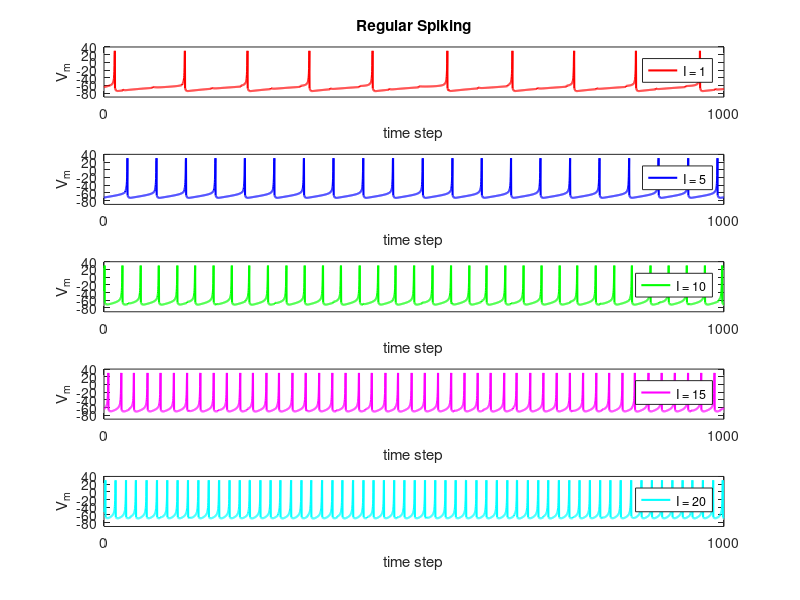
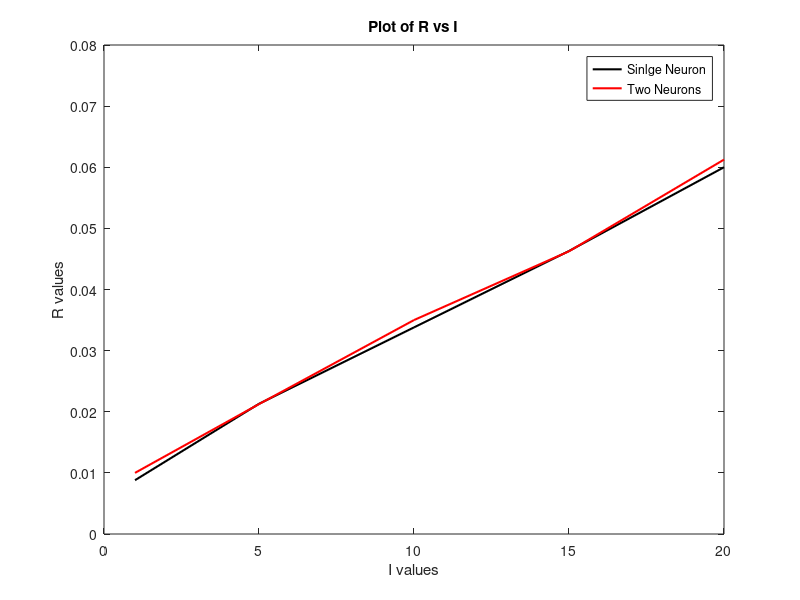

Recreate these plots in MATLAB, in order.
%   This MATLAB file generates figure 1 in the paper by
%               Izhikevich E.M. (2004)
%   Which Model to Use For Cortical Spiking Neurons?
%   use MATLAB R13 or later. November 2003. San Diego, CA

%   Modified by Ali Minai
%   Modified further by Adekunle Adebisi 09/20/2020
%--------------------------------------------------------------------------
clc
clear
close all
%--------------------------------------------------------------------------
steps = 1000;                  %This simulation runs for 1000 steps
% Declaring all the constants required for the model for both A and B
a=0.02; b=0.25; c=-65;  d=6;
V=-64; u=b*V;
V_B=-64; u_B=b*V_B;
VV=[];  uu=[];
VV_B=[];  uu_B=[];
tau = 0.25;
tspan = 0:tau:steps;  %tau is the discretization time-step
%tspan is the simulation interval

% create empty spike list for both A and B
spike_ts = [];
spike_ts_B = [];

% initialize empty arrays for the output of neuron B
init = 1;
VV_val = 0;
All_VVs = ones(4001,41);
All_spikes = ones(4001,41)*3;
%--------------------------------------------------------------------------

% open the loop for B
for all_trials = 0:0.5:20
    % open the timespan for each value of I in B
    for t=tspan
    %----------------------------------------------------------------------
    % model A with constant value of I = 5
        I = 5;
        V = V + tau*(0.04*V^2+5*V+140-u+I);
        u = u + tau*a*(b*V-u);
        if V > 30                                       %if this is a spike
            VV(end+1)=30;     %VV is the time-series of membrane potentials
            V = c;
            u = u + d;
            spike_value = 1;
            spike_ts = [spike_ts ; spike_value];   %records a spike
        else
            VV(end+1)= V;
            spike_value = 0;
            spike_ts = [spike_ts ; spike_value];   %records no spike
        end
        uu(end+1)=u;
    %----------------------------------------------------------------------
    % obtain result from I and use it to model B
        I_B = all_trials + 10*spike_value;
        V_B = V_B + tau*(0.04*V_B^2+5*V_B+140-u_B+I_B);
        u_B = u_B + tau*a*(b*V_B-u_B);
        if V_B > 30                                     %if this is a spike
            VV_B(end+1)=30;  %VV is the time-series of membrane potentials
            V_B = c;
            u_B = u_B + d;
            spike_ts_B = [spike_ts_B ; 1];   %records a spike
        else
            VV_B(end+1)= V_B;
            spike_ts_B = [spike_ts_B ; 0];   %records no spike
        end
        uu_B(end+1)=u_B;
    end
    %----------------------------------------------------------------------
    % store all the membrane potentials and the spikes
    All_VVs(:,init) = VV_B(VV_val+1:length(VV_B));
    All_spikes(:,init) = spike_ts_B(VV_val+1:length(VV_B));
    %----------------------------------------------------------------------
    % draw the required plots and find means
    if all_trials == 1
        sp_800 = All_spikes(:,init);      %# last 800 elements
        mean_1 = [all_trials, sum(sp_800(end-3200+1:end)/800)];
        subplot(5,1,1)
        plot(tspan, All_VVs(:,init),'r','linewidth', 1.5);
        legend('I = 1', 'location', 'best')
        axis([0 max(tspan) -90 40])
        xlabel('time step');
        ylabel('V_m')
        xticks([0 max(tspan)]);
        xticklabels([0 steps]);
        title('Regular Spiking');
    elseif (all_trials == 5)
        sp_800 = All_spikes(:,init);      %# last 800 elements
        mean_5 = [all_trials, sum(sp_800(end-3200+1:end)/800)];
        subplot(5,1,2)
        plot(tspan, All_VVs(:,init),'b', 'linewidth', 1.5);
        legend('I = 5', 'location', 'best')
        axis([0 max(tspan) -90 40])
        xlabel('time step');
        ylabel('V_m')
        xticks([0 max(tspan)]);
        xticklabels([0 steps]);
    elseif (all_trials == 10)
        sp_800 = All_spikes(:,init);      %# last 800 elements
        mean_10 = [all_trials, sum(sp_800(end-3200+1:end)/800)];
        subplot(5,1,3)
        plot(tspan, All_VVs(:,init), 'g','linewidth', 1.5);
        legend('I = 10', 'location', 'best')
        axis([0 max(tspan) -90 40])
        xlabel('time step');
        ylabel('V_m')
        xticks([0 max(tspan)]);
        xticklabels([0 steps]);
    elseif (all_trials == 15)
        sp_800 = All_spikes(:,init);      %# last 800 elements
        mean_15 = [all_trials, sum(sp_800(end-3200+1:end)/800)];
        subplot(5,1,4)
        plot(tspan, All_VVs(:,init),'m', 'linewidth', 1.5);
        legend('I = 15', 'location', 'best')
        axis([0 max(tspan) -90 40])
        xlabel('time step');
        ylabel('V_m')
        xticks([0 max(tspan)]);
        xticklabels([0 steps]);
    elseif (all_trials == 20)
        sp_800 = All_spikes(:,init);      %# last 800 elements
        mean_20 = [all_trials, sum(sp_800(end-3200+1:end)/800)];
        subplot(5,1,5)
        plot(tspan, All_VVs(:,init),'c', 'linewidth', 1.5);
        legend('I = 20', 'location', 'best')
        axis([0 max(tspan) -90 40])
        xlabel('time step');
        ylabel('V_m')
        xticks([0 max(tspan)]);
        xticklabels([0 steps]);
    end
    %----------------------------------------------------------------------
    init = init + 1;
    VV_val = VV_val + 4001;
    
end
%--------------------------------------------------------------------------
% draw the required R vs I plots superimposed for A and B
MSR_B  = [mean_1;mean_5;mean_10;mean_15;mean_20];
MSR_A  = [1,0.0088;5,0.0213;10,0.0338;15,0.0463;20,0.06];
figure
plot(MSR_A(:,1),MSR_A(:,2),'k', 'linewidth', 1.5)
hold on
plot(MSR_B(:,1),MSR_B(:,2),'r', 'linewidth', 1.5)
legend('Sinlge Neuron', 'Two Neurons', 'location', 'best')
xlabel('I values')
ylabel('R values')
title('Plot of R vs I')
